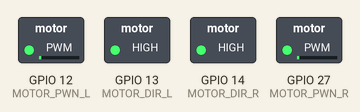
Simulated run of this sketch. Board: ESP32. On the bench: switched loads named in the sketch (green lamp = pin HIGH).

Above: at 0.05 s.
At 1.45 s:
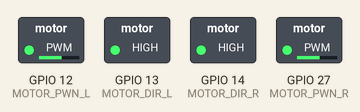
At 2.85 s:
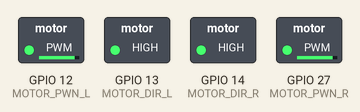
At 5.65 s:
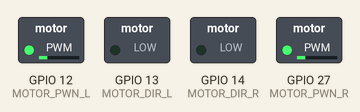
At 8.4 s:
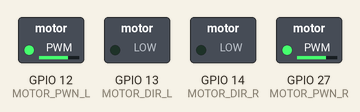
At 11.2 s:
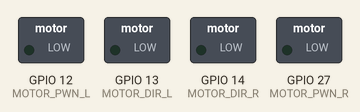
Timing chart, 0 to 12.9 s (numbered marks = the images above):
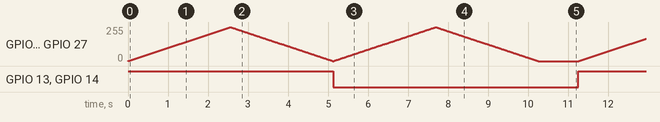

The sketch:

test_motor.ino
```cpp
#define MOTOR_DIR_L 13
#define MOTOR_PWN_L 12
#define MOTOR_DIR_R 14
#define MOTOR_PWN_R 27

const int freq = 10000;       // 10 kHz frequency
const int pwmChannelL = 0;    // PWM channel for left motor
const int pwmChannelR = 1;    // PWM channel for right motor
const int resolution = 8;     // 8-bit resolution (0-255)

void setup() {
    // Initialize motor direction pins as outputs
    pinMode(MOTOR_DIR_L, OUTPUT);
    pinMode(MOTOR_DIR_R, OUTPUT);

    // Configure PWM channels
    ledcSetup(pwmChannelL, freq, resolution);
    ledcSetup(pwmChannelR, freq, resolution);

    // Attach the PWM channels to the motor PWM pins
    ledcAttachPin(MOTOR_PWN_L, pwmChannelL);
    ledcAttachPin(MOTOR_PWN_R, pwmChannelR);
}

void loop() {
    // Make motors go forward
    digitalWrite(MOTOR_DIR_L, HIGH);
    digitalWrite(MOTOR_DIR_R, HIGH);

    // Increase speed from 0 to max in 1 second
    for (int dutyCycle = 0; dutyCycle <= 255; dutyCycle++) {
        ledcWrite(pwmChannelL, dutyCycle);
        ledcWrite(pwmChannelR, dutyCycle);
        delay(10); // 1000 ms / 255 steps ≈ 4 ms per step
    }

    // Decrease speed from max to 0 in 1 second
    for (int dutyCycle = 255; dutyCycle >= 0; dutyCycle--) {
        ledcWrite(pwmChannelL, dutyCycle);
        ledcWrite(pwmChannelR, dutyCycle);
        delay(10); // 1000 ms / 255 steps ≈ 4 ms per step
    }

    // Make motors go backward
    digitalWrite(MOTOR_DIR_L, LOW);
    digitalWrite(MOTOR_DIR_R, LOW);

    // Increase speed from 0 to max in 1 second
    for (int dutyCycle = 0; dutyCycle <= 255; dutyCycle++) {
        ledcWrite(pwmChannelL, dutyCycle);
        ledcWrite(pwmChannelR, dutyCycle);
        delay(10); // 1000 ms / 255 steps ≈ 4 ms per step
    }

    // Decrease speed from max to 0 in 1 second
    for (int dutyCycle = 255; dutyCycle >= 0; dutyCycle--) {
        ledcWrite(pwmChannelL, dutyCycle);
        ledcWrite(pwmChannelR, dutyCycle);
        delay(10); // 1000 ms / 255 steps ≈ 4 ms per step
    }

    delay(1000); // Wait for 1 second before repeating
}
```

Measured:
- by itself, GPIO 13 (MOTOR_DIR_L), GPIO 14 (MOTOR_DIR_R): alternates HIGH for 5.1 s and LOW for 6.1 s
